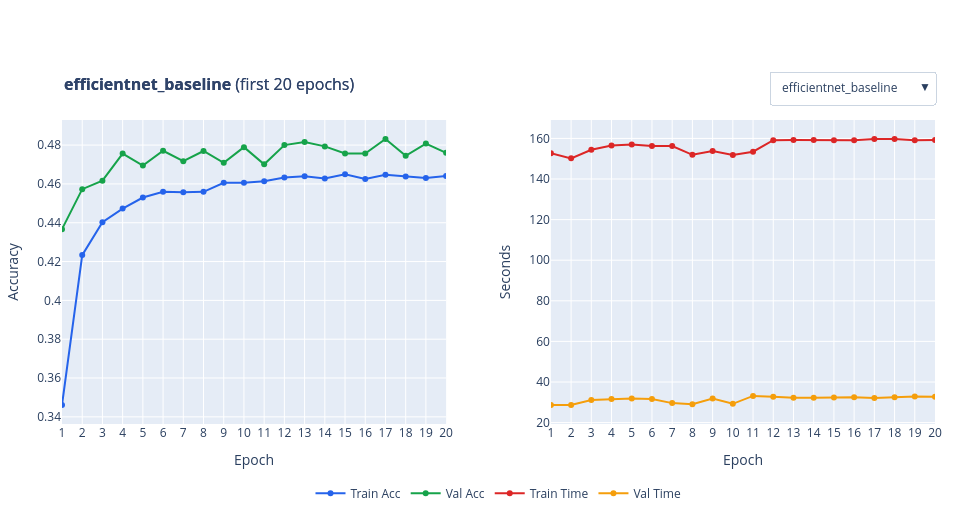
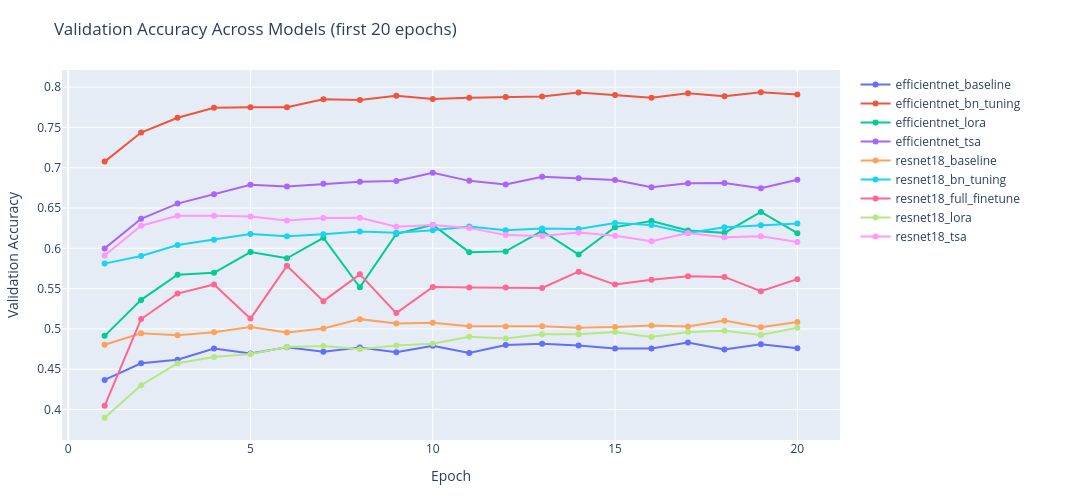
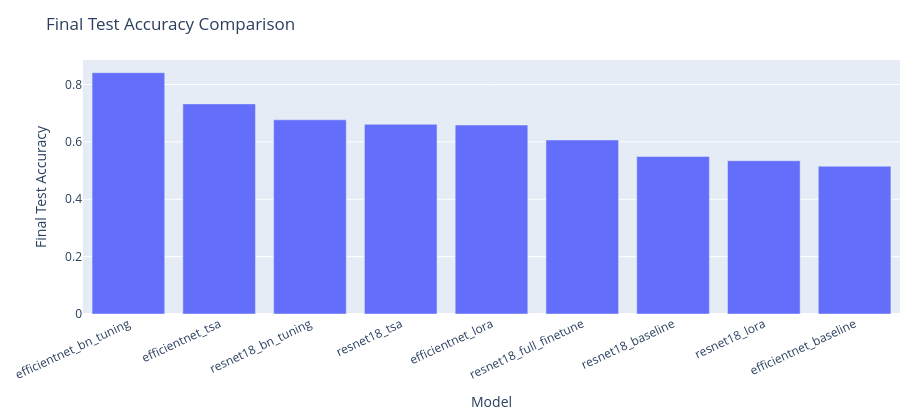

Notebook code cell kept with these figures, in order:
### Markdown cell above
## Step 3.5) Epoch Dynamics + Final Test Comparison

### Code cell
training_log_paths = [p for p in latest_df["training_run_log"].dropna().tolist() if Path(str(p)).exists()]
_ = show_model_epoch_dynamics_paginated_interactive(training_log_paths, max_epochs=20, page_size=1)
_ = plot_val_accuracy_all_models_interactive(training_log_paths, max_epochs=20)
_ = plot_final_test_accuracy_model_comparison_interactive(training_log_paths)

### Figure 1 — Plotly figure (JSON) as saved in the notebook; plotly's stock layout.template omitted (floating-point values rounded to 4 significant figures)
{"data": [{"legendgroup": "train_acc", "line": {"color": "#2563eb", "width": 2}, "marker": {"size": 6}, "mode": "lines+markers", "name": "Train Acc", "type": "scatter", "visible": true, "x": [1, 2, 3, 4, 5, 6, 7, 8, 9, 10, 11, 12, 13, 14, 15, 16, 17, 18, 19, 20], "xaxis": "x", "y": [0.3461, 0.4233, 0.4402, 0.4473, 0.453, 0.456, 0.4557, 0.4559, 0.4606, 0.4606, 0.4614, 0.4633, 0.4639, 0.4628, 0.465, 0.4626, 0.4647, 0.4639, 0.4631, 0.4641], "yaxis": "y"}, {"legendgroup": "val_acc", "line": {"color": "#16a34a", "width": 2}, "marker": {"size": 6}, "mode": "lines+markers", "name": "Val Acc", "type": "scatter", "visible": true, "x": [1, 2, 3, 4, 5, 6, 7, 8, 9, 10, 11, 12, 13, 14, 15, 16, 17, 18, 19, 20], "xaxis": "x", "y": [0.4367, 0.4573, 0.4617, 0.4756, 0.4694, 0.4771, 0.4717, 0.477, 0.4709, 0.4789, 0.4701, 0.48, 0.4816, 0.4793, 0.4756, 0.4756, 0.4832, 0.4745, 0.4808, 0.476], "yaxis": "y"}, {"legendgroup": "train_time", "line": {"color": "#dc2626", "width": 2}, "marker": {"size": 6}, "mode": "lines+markers", "name": "Train Time", "type": "scatter", "visible": true, "x": [1, 2, 3, 4, 5, 6, 7, 8, 9, 10, 11, 12, 13, 14, 15, 16, 17, 18, 19, 20], "xaxis": "x2", "y": [152.7, 150.2, 154.4, 156.5, 157.0, 156.3, 156.3, 151.9, 153.8, 151.8, 153.4, 159.1, 159.2, 159.3, 159.1, 159.1, 159.7, 159.7, 159.1, 159.2], "yaxis": "y2"}, {"legendgroup": "val_time", "line": {"color": "#f59e0b", "width": 2}, "marker": {"size": 6}, "mode": "lines+markers", "name": "Val Time", "type": "scatter", "visible": true, "x": [1, 2, 3, 4, 5, 6, 7, 8, 9, 10, 11, 12, 13, 14, 15, 16, 17, 18, 19, 20], "xaxis": "x2", "y": [28.72, 28.64, 31.16, 31.63, 31.81, 31.63, 29.59, 29.0, 31.81, 29.25, 33.15, 32.76, 32.21, 32.22, 32.37, 32.51, 32.15, 32.47, 32.9, 32.7], "yaxis": "y2"}, {"legendgroup": "train_acc", "line": {"color": "#2563eb", "width": 2}, "marker": {"size": 6}, "mode": "lines+markers", "name": "Train Acc", "type": "scatter", "visible": false, "x": [1, 2, 3, 4, 5, 6, 7, 8, 9, 10, 11, 12, 13, 14, 15, 16, 17, 18, 19, 20], "xaxis": "x", "y": [0.5571, 0.7071, 0.7487, 0.7724, 0.79, 0.8052, 0.8148, 0.823, 0.8311, 0.8367, 0.8427, 0.8457, 0.851, 0.8555, 0.8596, 0.8629, 0.8674, 0.8686, 0.8727, 0.8742], "yaxis": "y"}, {"legendgroup": "val_acc", "line": {"color": "#16a34a", "width": 2}, "marker": {"size": 6}, "mode": "lines+markers", "name": "Val Acc", "type": "scatter", "visible": false, "x": [1, 2, 3, 4, 5, 6, 7, 8, 9, 10, 11, 12, 13, 14, 15, 16, 17, 18, 19, 20], "xaxis": "x", "y": [0.7076, 0.7436, 0.762, 0.7744, 0.7749, 0.775, 0.785, 0.7842, 0.7893, 0.7852, 0.7868, 0.7879, 0.7883, 0.7933, 0.7904, 0.7869, 0.7923, 0.7886, 0.7937, 0.791], "yaxis": "y"}, {"legendgroup": "train_time", "line": {"color": "#dc2626", "width": 2}, "marker": {"size": 6}, "mode": "lines+markers", "name": "Train Time", "type": "scatter", "visible": false, "x": [1, 2, 3, 4, 5, 6, 7, 8, 9, 10, 11, 12, 13, 14, 15, 16, 17, 18, 19, 20], "xaxis": "x2", "y": [345.2, 343.6, 343.7, 343.4, 342.6, 343.4, 342.9, 342.9, 342.7, 343.2, 342.8, 342.9, 342.6, 342.1, 341.8, 342.4, 342.2, 342.1, 342.1, 342.4], "yaxis": "y2"}, {"legendgroup": "val_time", "line": {"color": "#f59e0b", "width": 2}, "marker": {"size": 6}, "mode": "lines+markers", "name": "Val Time", "type": "scatter", "visible": false, "x": [1, 2, 3, 4, 5, 6, 7, 8, 9, 10, 11, 12, 13, 14, 15, 16, 17, 18, 19, 20], "xaxis": "x2", "y": [29.38, 28.78, 27.12, 34.9, 27.94, 27.99, 27.91, 27.83, 27.95, 28.33, 28.13, 27.99, 27.12, 26.97, 27.08, 27.59, 27.59, 27.26, 27.38, 27.99], "yaxis": "y2"}, {"legendgroup": "train_acc", "line": {"color": "#2563eb", "width": 2}, "marker": {"size": 6}, "mode": "lines+markers", "name": "Train Acc", "type": "scatter", "visible": false, "x": [1, 2, 3, 4, 5, 6, 7, 8, 9, 10, 11, 12, 13, 14, 15, 16, 17, 18, 19, 20], "xaxis": "x", "y": [0.3157, 0.4609, 0.5021, 0.5278, 0.5393, 0.5518, 0.5577, 0.5633, 0.5751, 0.5773, 0.5806, 0.5844, 0.5888, 0.5944, 0.5925, 0.5975, 0.5962, 0.6004, 0.6064, 0.6064], "yaxis": "y"}, {"legendgroup": "val_acc", "line": {"color": "#16a34a", "width": 2}, "marker": {"size": 6}, "mode": "lines+markers", "name": "Val Acc", "type": "scatter", "visible": false, "x": [1, 2, 3, 4, 5, 6, 7, 8, 9, 10, 11, 12, 13, 14, 15, 16, 17, 18, 19, 20], "xaxis": "x", "y": [0.4914, 0.536, 0.5673, 0.5695, 0.5954, 0.5876, 0.6131, 0.5517, 0.6178, 0.629, 0.5952, 0.5962, 0.6215, 0.5922, 0.6263, 0.6339, 0.6222, 0.6191, 0.6451, 0.6187], "yaxis": "y"}, {"legendgroup": "train_time", "line": {"color": "#dc2626", "width": 2}, "marker": {"size": 6}, "mode": "lines+markers", "name": "Train Time", "type": "scatter", "visible": false, "x": [1, 2, 3, 4, 5, 6, 7, 8, 9, 10, 11, 12, 13, 14, 15, 16, 17, 18, 19, 20], "xaxis": "x2", "y": [245.6, 245.6, 246.0, 245.7, 245.6, 245.3, 245.6, 245.3, 245.4, 245.9, 245.6, 245.4, 245.4, 245.6, 246.4, 246.5, 241.9, 388.0, 285.7, 268.3], "yaxis": "y2"}, {"legendgroup": "val_time", "line": {"color": "#f59e0b", "width": 2}, "marker": {"size": 6}, "mode": "lines+markers", "name": "Val Time", "type": "scatter", "visible": false, "x": [1, 2, 3, 4, 5, 6, 7, 8, 9, 10, 11, 12, 13, 14, 15, 16, 17, 18, 19, 20], "xaxis": "x2", "y": [30.91, 34.16, 33.61, 33.48, 33.46, 33.48, 33.48, 33.53, 33.73, 33.6, 33.53, 33.68, 33.91, 33.67, 33.92, 31.98, 46.66, 30.99, 30.38, 31.48], "yaxis": "y2"}, {"legendgroup": "train_acc", "line": {"color": "#2563eb", "width": 2}, "marker": {"size": 6}, "mode": "lines+markers", "name": "Train Acc", "type": "scatter", "visible": false, "x": [1, 2, 3, 4, 5, 6, 7, 8, 9, 10, 11, 12, 13, 14, 15, 16, 17, 18, 19, 20], "xaxis": "x", "y": [0.4748, 0.6028, 0.6375, 0.6597, 0.6737, 0.6839, 0.6963, 0.6982, 0.7049, 0.7109, 0.7156, 0.7199, 0.7234, 0.7272, 0.73, 0.7319, 0.7338, 0.7379, 0.7412, 0.7428], "yaxis": "y"}, {"legendgroup": "val_acc", "line": {"color": "#16a34a", "width": 2}, "marker": {"size": 6}, "mode": "lines+markers", "name": "Val Acc", "type": "scatter", "visible": false, "x": [1, 2, 3, 4, 5, 6, 7, 8, 9, 10, 11, 12, 13, 14, 15, 16, 17, 18, 19, 20], "xaxis": "x", "y": [0.5999, 0.6366, 0.6554, 0.6669, 0.6788, 0.6766, 0.68, 0.6825, 0.6834, 0.6937, 0.6837, 0.6791, 0.6888, 0.687, 0.6849, 0.6759, 0.6807, 0.6809, 0.6745, 0.685], "yaxis": "y"}, {"legendgroup": "train_time", "line": {"color": "#dc2626", "width": 2}, "marker": {"size": 6}, "mode": "lines+markers", "name": "Train Time", "type": "scatter", "visible": false, "x": [1, 2, 3, 4, 5, 6, 7, 8, 9, 10, 11, 12, 13, 14, 15, 16, 17, 18, 19, 20], "xaxis": "x2", "y": [182.8, 181.8, 187.0, 187.8, 187.1, 187.9, 187.1, 187.1, 187.3, 187.3, 187.6, 188.5, 186.9, 187.8, 187.7, 189.6, 187.4, 186.7, 186.2, 307.7], "yaxis": "y2"}, {"legendgroup": "val_time", "line": {"color": "#f59e0b", "width": 2}, "marker": {"size": 6}, "mode": "lines+markers", "name": "Val Time", "type": "scatter", "visible": false, "x": [1, 2, 3, 4, 5, 6, 7, 8, 9, 10, 11, 12, 13, 14, 15, 16, 17, 18, 19, 20], "xaxis": "x2", "y": [27.3, 28.76, 28.73, 28.45, 28.6, 28.48, 28.6, 28.41, 28.84, 28.53, 28.76, 28.6, 29.02, 28.97, 28.91, 29.41, 28.93, 28.85, 28.8, 44.8], "yaxis": "y2"}, {"legendgroup": "train_acc", "line": {"color": "#2563eb", "width": 2}, "marker": {"size": 6}, "mode": "lines+markers", "name": "Train Acc", "type": "scatter", "visible": false, "x": [1, 2, 3, 4, 5, 6, 7, 8, 9, 10, 11, 12, 13, 14, 15, 16, 17, 18, 19, 20], "xaxis": "x", "y": [0.3775, 0.48, 0.5017, 0.5145, 0.5207, 0.5263, 0.5297, 0.5346, 0.5369, 0.5385, 0.5414, 0.5434, 0.5447, 0.5471, 0.5467, 0.5503, 0.5491, 0.5503, 0.5523, 0.5493], "yaxis": "y"}, {"legendgroup": "val_acc", "line": {"color": "#16a34a", "width": 2}, "marker": {"size": 6}, "mode": "lines+markers", "name": "Val Acc", "type": "scatter", "visible": false, "x": [1, 2, 3, 4, 5, 6, 7, 8, 9, 10, 11, 12, 13, 14, 15, 16, 17, 18, 19, 20], "xaxis": "x", "y": [0.4803, 0.4945, 0.492, 0.4957, 0.5024, 0.4954, 0.5006, 0.5121, 0.5065, 0.5076, 0.5032, 0.503, 0.5032, 0.5014, 0.5022, 0.5043, 0.5028, 0.5102, 0.5019, 0.5085], "yaxis": "y"}, {"legendgroup": "train_time", "line": {"color": "#dc2626", "width": 2}, "marker": {"size": 6}, "mode": "lines+markers", "name": "Train Time", "type": "scatter", "visible": false, "x": [1, 2, 3, 4, 5, 6, 7, 8, 9, 10, 11, 12, 13, 14, 15, 16, 17, 18, 19, 20], "xaxis": "x2", "y": [102.5, 92.28, 95.44, 89.19, 91.43, 93.92, 90.02, 90.19, 113.0, 119.6, 106.6, 90.58, 90.88, 116.2, 118.3, 120.4, 119.7, 119.4, 120.8, 117.6], "yaxis": "y2"}, {"legendgroup": "val_time", "line": {"color": "#f59e0b", "width": 2}, "marker": {"size": 6}, "mode": "lines+markers", "name": "Val Time", "type": "scatter", "visible": false, "x": [1, 2, 3, 4, 5, 6, 7, 8, 9, 10, 11, 12, 13, 14, 15, 16, 17, 18, 19, 20], "xaxis": "x2", "y": [23.97, 23.98, 22.79, 22.59, 22.55, 22.46, 22.4, 22.12, 28.45, 28.1, 22.45, 22.43, 22.2, 28.47, 28.62, 28.6, 28.13, 27.94, 27.96, 28.18], "yaxis": "y2"}, {"legendgroup": "train_acc", "line": {"color": "#2563eb", "width": 2}, "marker": {"size": 6}, "mode": "lines+markers", "name": "Train Acc", "type": "scatter", "visible": false, "x": [1, 2, 3, 4, 5, 6, 7, 8, 9, 10, 11, 12, 13, 14, 15, 16, 17, 18, 19, 20], "xaxis": "x", "y": [0.4632, 0.5764, 0.6003, 0.6181, 0.627, 0.6373, 0.644, 0.6499, 0.6557, 0.6611, 0.6662, 0.6687, 0.6698, 0.6747, 0.6775, 0.6782, 0.6842, 0.6852, 0.6866, 0.6877], "yaxis": "y"}, {"legendgroup": "val_acc", "line": {"color": "#16a34a", "width": 2}, "marker": {"size": 6}, "mode": "lines+markers", "name": "Val Acc", "type": "scatter", "visible": false, "x": [1, 2, 3, 4, 5, 6, 7, 8, 9, 10, 11, 12, 13, 14, 15, 16, 17, 18, 19, 20], "xaxis": "x", "y": [0.581, 0.5904, 0.6041, 0.6107, 0.6177, 0.6149, 0.6173, 0.621, 0.6191, 0.6223, 0.6272, 0.6224, 0.6244, 0.624, 0.6314, 0.6288, 0.6189, 0.626, 0.6285, 0.6306], "yaxis": "y"}, {"legendgroup": "train_time", "line": {"color": "#dc2626", "width": 2}, "marker": {"size": 6}, "mode": "lines+markers", "name": "Train Time", "type": "scatter", "visible": false, "x": [1, 2, 3, 4, 5, 6, 7, 8, 9, 10, 11, 12, 13, 14, 15, 16, 17, 18, 19, 20], "xaxis": "x2", "y": [115.3, 112.2, 112.5, 112.6, 112.0, 112.5, 112.5, 114.2, 116.2, 112.3, 113.4, 115.8, 115.8, 116.3, 115.3, 116.0, 115.7, 115.9, 115.6, 115.7], "yaxis": "y2"}, {"legendgroup": "val_time", "line": {"color": "#f59e0b", "width": 2}, "marker": {"size": 6}, "mode": "lines+markers", "name": "Val Time", "type": "scatter", "visible": false, "x": [1, 2, 3, 4, 5, 6, 7, 8, 9, 10, 11, 12, 13, 14, 15, 16, 17, 18, 19, 20], "xaxis": "x2", "y": [20.15, 19.52, 22.14, 18.67, 20.14, 19.42, 19.53, 24.53, 19.31, 19.08, 22.37, 22.34, 24.37, 22.84, 22.23, 22.72, 22.96, 22.96, 22.94, 22.92], "yaxis": "y2"}, {"legendgroup": "train_acc", "line": {"color": "#2563eb", "width": 2}, "marker": {"size": 6}, "mode": "lines+markers", "name": "Train Acc", "type": "scatter", "visible": false, "x": [1, 2, 3, 4, 5, 6, 7, 8, 9, 10, 11, 12, 13, 14, 15, 16, 17, 18, 19, 20], "xaxis": "x", "y": [0.3329, 0.5182, 0.6102, 0.6919, 0.7678, 0.8269, 0.8656, 0.8956, 0.9088, 0.9203, 0.9291, 0.9368, 0.9433, 0.9439, 0.951, 0.9536, 0.9562, 0.9599, 0.96, 0.9632], "yaxis": "y"}, {"legendgroup": "val_acc", "line": {"color": "#16a34a", "width": 2}, "marker": {"size": 6}, "mode": "lines+markers", "name": "Val Acc", "type": "scatter", "visible": false, "x": [1, 2, 3, 4, 5, 6, 7, 8, 9, 10, 11, 12, 13, 14, 15, 16, 17, 18, 19, 20], "xaxis": "x", "y": [0.4045, 0.5122, 0.5438, 0.5551, 0.5127, 0.5782, 0.5344, 0.5677, 0.5196, 0.5521, 0.5513, 0.5513, 0.5508, 0.571, 0.555, 0.5609, 0.5653, 0.5645, 0.5467, 0.5617], "yaxis": "y"}, {"legendgroup": "train_time", "line": {"color": "#dc2626", "width": 2}, "marker": {"size": 6}, "mode": "lines+markers", "name": "Train Time", "type": "scatter", "visible": false, "x": [1, 2, 3, 4, 5, 6, 7, 8, 9, 10, 11, 12, 13, 14, 15, 16, 17, 18, 19, 20], "xaxis": "x2", "y": [151.7, 147.2, 150.1, 148.8, 149.5, 149.0, 150.6, 147.7, 151.2, 150.3, 149.0, 148.5, 150.0, 150.7, 147.5, 149.2, 148.7, 151.0, 150.8, 148.0], "yaxis": "y2"}, {"legendgroup": "val_time", "line": {"color": "#f59e0b", "width": 2}, "marker": {"size": 6}, "mode": "lines+markers", "name": "Val Time", "type": "scatter", "visible": false, "x": [1, 2, 3, 4, 5, 6, 7, 8, 9, 10, 11, 12, 13, 14, 15, 16, 17, 18, 19, 20], "xaxis": "x2", "y": [20.6, 20.83, 20.62, 20.41, 20.26, 20.29, 20.42, 20.28, 20.41, 20.42, 20.69, 20.43, 20.3, 20.57, 20.22, 21.33, 20.14, 20.38, 20.47, 20.48], "yaxis": "y2"}, {"legendgroup": "train_acc", "line": {"color": "#2563eb", "width": 2}, "marker": {"size": 6}, "mode": "lines+markers", "name": "Train Acc", "type": "scatter", "visible": false, "x": [1, 2, 3, 4, 5, 6, 7, 8, 9, 10, 11, 12, 13, 14, 15, 16, 17, 18, 19, 20], "xaxis": "x", "y": [0.2837, 0.4029, 0.4323, 0.4477, 0.4584, 0.4673, 0.4728, 0.475, 0.479, 0.4813, 0.4855, 0.487, 0.4886, 0.4919, 0.4916, 0.4941, 0.4942, 0.4936, 0.4948, 0.4946], "yaxis": "y"}, {"legendgroup": "val_acc", "line": {"color": "#16a34a", "width": 2}, "marker": {"size": 6}, "mode": "lines+markers", "name": "Val Acc", "type": "scatter", "visible": false, "x": [1, 2, 3, 4, 5, 6, 7, 8, 9, 10, 11, 12, 13, 14, 15, 16, 17, 18, 19, 20], "xaxis": "x", "y": [0.3897, 0.4301, 0.4573, 0.4652, 0.4688, 0.4776, 0.4788, 0.4746, 0.4793, 0.4816, 0.4902, 0.4882, 0.4933, 0.4932, 0.496, 0.49, 0.496, 0.4976, 0.4925, 0.5015], "yaxis": "y"}, {"legendgroup": "train_time", "line": {"color": "#dc2626", "width": 2}, "marker": {"size": 6}, "mode": "lines+markers", "name": "Train Time", "type": "scatter", "visible": false, "x": [1, 2, 3, 4, 5, 6, 7, 8, 9, 10, 11, 12, 13, 14, 15, 16, 17, 18, 19, 20], "xaxis": "x2", "y": [97.52, 91.5, 91.2, 90.86, 91.77, 91.17, 91.68, 108.3, 91.87, 91.6, 91.09, 123.4, 102.9, 112.4, 111.3, 110.6, 102.6, 112.7, 109.1, 111.1], "yaxis": "y2"}, {"legendgroup": "val_time", "line": {"color": "#f59e0b", "width": 2}, "marker": {"size": 6}, "mode": "lines+markers", "name": "Val Time", "type": "scatter", "visible": false, "x": [1, 2, 3, 4, 5, 6, 7, 8, 9, 10, 11, 12, 13, 14, 15, 16, 17, 18, 19, 20], "xaxis": "x2", "y": [23.64, 22.92, 22.77, 22.67, 22.57, 22.87, 22.92, 25.71, 22.29, 22.67, 27.3, 28.59, 27.08, 27.19, 27.15, 26.87, 26.91, 27.13, 27.07, 26.66], "yaxis": "y2"}, {"legendgroup": "train_acc", "line": {"color": "#2563eb", "width": 2}, "marker": {"size": 6}, "mode": "lines+markers", "name": "Train Acc", "type": "scatter", "visible": false, "x": [1, 2, 3, 4, 5, 6, 7, 8, 9, 10, 11, 12, 13, 14, 15, 16, 17, 18, 19, 20], "xaxis": "x", "y": [0.495, 0.6267, 0.6709, 0.7008, 0.7257, 0.7477, 0.7662, 0.7817, 0.7933, 0.8048, 0.8161, 0.8246, 0.8323, 0.8408, 0.8456, 0.849, 0.8533, 0.8613, 0.8617, 0.8647], "yaxis": "y"}, {"legendgroup": "val_acc", "line": {"color": "#16a34a", "width": 2}, "marker": {"size": 6}, "mode": "lines+markers", "name": "Val Acc", "type": "scatter", "visible": false, "x": [1, 2, 3, 4, 5, 6, 7, 8, 9, 10, 11, 12, 13, 14, 15, 16, 17, 18, 19, 20], "xaxis": "x", "y": [0.591, 0.628, 0.6404, 0.6405, 0.6395, 0.6345, 0.6375, 0.638, 0.6268, 0.629, 0.6253, 0.6164, 0.6153, 0.6195, 0.6154, 0.6087, 0.6189, 0.6139, 0.6149, 0.6078], "yaxis": "y"}, {"legendgroup": "train_time", "line": {"color": "#dc2626", "width": 2}, "marker": {"size": 6}, "mode": "lines+markers", "name": "Train Time", "type": "scatter", "visible": false, "x": [1, 2, 3, 4, 5, 6, 7, 8, 9, 10, 11, 12, 13, 14, 15, 16, 17, 18, 19, 20], "xaxis": "x2", "y": [198.4, 92.77, 94.94, 220.7, 91.68, 92.5, 99.15, 132.0, 100.9, 94.46, 168.7, 91.11, 91.7, 115.0, 103.1, 105.5, 95.0, 94.2, 110.1, 123.4], "yaxis": "y2"}, {"legendgroup": "val_time", "line": {"color": "#f59e0b", "width": 2}, "marker": {"size": 6}, "mode": "lines+markers", "name": "Val Time", "type": "scatter", "visible": false, "x": [1, 2, 3, 4, 5, 6, 7, 8, 9, 10, 11, 12, 13, 14, 15, 16, 17, 18, 19, 20], "xaxis": "x2", "y": [23.36, 23.26, 23.03, 22.55, 22.97, 22.58, 23.16, 22.85, 23.47, 23.37, 22.93, 22.81, 23.46, 24.04, 24.2, 23.54, 23.2, 23.19, 29.3, 29.1], "yaxis": "y2"}], "layout": {"annotations": [{"font": {"color": "#2f4369", "size": 16}, "showarrow": false, "text": "<b>efficientnet_baseline</b> (first 20 epochs)", "x": 0, "xanchor": "left", "xref": "paper", "y": 1.16, "yanchor": "top", "yref": "paper"}, {"font": {"color": "#2f4369", "size": 16}, "showarrow": false, "text": "<b>efficientnet_baseline</b> (first 20 epochs)", "x": 0, "xanchor": "left", "xref": "paper", "y": 1.16, "yanchor": "top", "yref": "paper"}], "height": 520, "legend": {"orientation": "h", "x": 0.5, "xanchor": "center", "y": -0.18}, "margin": {"b": 95, "l": 55, "r": 25, "t": 120}, "title": {"text": ""}, "updatemenus": [{"bgcolor": "white", "bordercolor": "#cbd5e1", "borderwidth": 1, "buttons": [{"args": [{"visible": [true, true, true, true, false, false, false, false, false, false, false, false, false, false, false, false, false, false, false, false, false, false, false, false, false, false, false, false, false, false, false, false, false, false, false, false]}, {"annotations": [{"font": {"color": "#2f4369", "size": 16}, "showarrow": false, "text": "<b>efficientnet_baseline</b> (first 20 epochs)", "x": 0, "xanchor": "left", "xref": "paper", "y": 1.16, "yanchor": "top", "yref": "paper"}]}], "label": "efficientnet_baseline", "method": "update"}, {"args": [{"visible": [false, false, false, false, true, true, true, true, false, false, false, false, false, false, false, false, false, false, false, false, false, false, false, false, false, false, false, false, false, false, false, false, false, false, false, false]}, {"annotations": [{"font": {"color": "#2f4369", "size": 16}, "showarrow": false, "text": "<b>efficientnet_bn_tuning</b> (first 20 epochs)", "x": 0, "xanchor": "left", "xref": "paper", "y": 1.16, "yanchor": "top", "yref": "paper"}]}], "label": "efficientnet_bn_tuning", "method": "update"}, {"args": [{"visible": [false, false, false, false, false, false, false, false, true, true, true, true, false, false, false, false, false, false, false, false, false, false, false, false, false, false, false, false, false, false, false, false, false, false, false, false]}, {"annotations": [{"font": {"color": "#2f4369", "size": 16}, "showarrow": false, "text": "<b>efficientnet_lora</b> (first 20 epochs)", "x": 0, "xanchor": "left", "xref": "paper", "y": 1.16, "yanchor": "top", "yref": "paper"}]}], "label": "efficientnet_lora", "method": "update"}, {"args": [{"visible": [false, false, false, false, false, false, false, false, false, false, false, false, true, true, true, true, false, false, false, false, false, false, false, false, false, false, false, false, false, false, false, false, false, false, false, false]}, {"annotations": [{"font": {"color": "#2f4369", "size": 16}, "showarrow": false, "text": "<b>efficientnet_tsa</b> (first 20 epochs)", "x": 0, "xanchor": "left", "xref": "paper", "y": 1.16, "yanchor": "top", "yref": "paper"}]}], "label": "efficientnet_tsa", "method": "update"}, {"args": [{"visible": [false, false, false, false, false, false, false, false, false, false, false, false, false, false, false, false, true, true, true, true, false, false, false, false, false, false, false, false, false, false, false, false, false, false, false, false]}, {"annotations": [{"font": {"color": "#2f4369", "size": 16}, "showarrow": false, "text": "<b>resnet18_baseline</b> (first 20 epochs)", "x": 0, "xanchor": "left", "xref": "paper", "y": 1.16, "yanchor": "top", "yref": "paper"}]}], "label": "resnet18_baseline", "method": "update"}, {"args": [{"visible": [false, false, false, false, false, false, false, false, false, false, false, false, false, false, false, false, false, false, false, false, true, true, true, true, false, false, false, false, false, false, false, false, false, false, false, false]}, {"annotations": [{"font": {"color": "#2f4369", "size": 16}, "showarrow": false, "text": "<b>resnet18_bn_tuning</b> (first 20 epochs)", "x": 0, "xanchor": "left", "xref": "paper", "y": 1.16, "yanchor": "top", "yref": "paper"}]}], "label": "resnet18_bn_tuning", "method": "update"}, {"args": [{"visible": [false, false, false, false, false, false, false, false, false, false, false, false, false, false, false, false, false, false, false, false, false, false, false, false, true, true, true, true, false, false, false, false, false, false, false, false]}, {"annotations": [{"font": {"color": "#2f4369", "size": 16}, "showarrow": false, "text": "<b>resnet18_full_finetune</b> (first 20 epochs)", "x": 0, "xanchor": "left", "xref": "paper", "y": 1.16, "yanchor": "top", "yref": "paper"}]}], "label": "resnet18_full_finetune", "method": "update"}, {"args": [{"visible": [false, false, false, false, false, false, false, false, false, false, false, false, false, false, false, false, false, false, false, false, false, false, false, false, false, false, false, false, true, true, true, true, false, false, false, false]}, {"annotations": [{"font": {"color": "#2f4369", "size": 16}, "showarrow": false, "text": "<b>resnet18_lora</b> (first 20 epochs)", "x": 0, "xanchor": "left", "xref": "paper", "y": 1.16, "yanchor": "top", "yref": "paper"}]}], "label": "resnet18_lora", "method": "update"}, {"args": [{"visible": [false, false, false, false, false, false, false, false, false, false, false, false, false, false, false, false, false, false, false, false, false, false, false, false, false, false, false, false, false, false, false, false, true, true, true, true]}, {"annotations": [{"font": {"color": "#2f4369", "size": 16}, "showarrow": false, "text": "<b>resnet18_tsa</b> (first 20 epochs)", "x": 0, "xanchor": "left", "xref": "paper", "y": 1.16, "yanchor": "top", "yref": "paper"}]}], "label": "resnet18_tsa", "method": "update"}], "direction": "down", "pad": {"b": 0, "l": 0, "r": 0, "t": 0}, "showactive": true, "x": 1, "xanchor": "right", "y": 1.16, "yanchor": "top"}], "width": 960, "xaxis": {"anchor": "y", "domain": [0, 0.44], "dtick": 1, "range": [1, 20], "tickmode": "linear", "title": {"text": "Epoch"}}, "xaxis2": {"anchor": "y2", "domain": [0.56, 1], "dtick": 1, "range": [1, 20], "tickmode": "linear", "title": {"text": "Epoch"}}, "yaxis": {"anchor": "x", "domain": [0, 1], "title": {"text": "Accuracy"}}, "yaxis2": {"anchor": "x2", "domain": [0, 1], "title": {"text": "Seconds"}}}}

### Figure 2 — Plotly figure (JSON) as saved in the notebook; plotly's stock layout.template omitted (floating-point values rounded to 4 significant figures)
{"data": [{"hovertemplate": "model_name=efficientnet_baseline<br>epoch=%{x}<br>val_acc=%{y}<extra></extra>", "legendgroup": "efficientnet_baseline", "line": {"color": "#636efa", "dash": "solid", "width": 2}, "marker": {"size": 6, "symbol": "circle"}, "mode": "lines+markers", "name": "efficientnet_baseline", "orientation": "v", "showlegend": true, "type": "scatter", "x": [1, 2, 3, 4, 5, 6, 7, 8, 9, 10, 11, 12, 13, 14, 15, 16, 17, 18, 19, 20], "xaxis": "x", "y": [0.4367, 0.4573, 0.4617, 0.4756, 0.4694, 0.4771, 0.4717, 0.477, 0.4709, 0.4789, 0.4701, 0.48, 0.4816, 0.4793, 0.4756, 0.4756, 0.4832, 0.4745, 0.4808, 0.476], "yaxis": "y"}, {"hovertemplate": "model_name=efficientnet_bn_tuning<br>epoch=%{x}<br>val_acc=%{y}<extra></extra>", "legendgroup": "efficientnet_bn_tuning", "line": {"color": "#EF553B", "dash": "solid", "width": 2}, "marker": {"size": 6, "symbol": "circle"}, "mode": "lines+markers", "name": "efficientnet_bn_tuning", "orientation": "v", "showlegend": true, "type": "scatter", "x": [1, 2, 3, 4, 5, 6, 7, 8, 9, 10, 11, 12, 13, 14, 15, 16, 17, 18, 19, 20], "xaxis": "x", "y": [0.7076, 0.7436, 0.762, 0.7744, 0.7749, 0.775, 0.785, 0.7842, 0.7893, 0.7852, 0.7868, 0.7879, 0.7883, 0.7933, 0.7904, 0.7869, 0.7923, 0.7886, 0.7937, 0.791], "yaxis": "y"}, {"hovertemplate": "model_name=efficientnet_lora<br>epoch=%{x}<br>val_acc=%{y}<extra></extra>", "legendgroup": "efficientnet_lora", "line": {"color": "#00cc96", "dash": "solid", "width": 2}, "marker": {"size": 6, "symbol": "circle"}, "mode": "lines+markers", "name": "efficientnet_lora", "orientation": "v", "showlegend": true, "type": "scatter", "x": [1, 2, 3, 4, 5, 6, 7, 8, 9, 10, 11, 12, 13, 14, 15, 16, 17, 18, 19, 20], "xaxis": "x", "y": [0.4914, 0.536, 0.5673, 0.5695, 0.5954, 0.5876, 0.6131, 0.5517, 0.6178, 0.629, 0.5952, 0.5962, 0.6215, 0.5922, 0.6263, 0.6339, 0.6222, 0.6191, 0.6451, 0.6187], "yaxis": "y"}, {"hovertemplate": "model_name=efficientnet_tsa<br>epoch=%{x}<br>val_acc=%{y}<extra></extra>", "legendgroup": "efficientnet_tsa", "line": {"color": "#ab63fa", "dash": "solid", "width": 2}, "marker": {"size": 6, "symbol": "circle"}, "mode": "lines+markers", "name": "efficientnet_tsa", "orientation": "v", "showlegend": true, "type": "scatter", "x": [1, 2, 3, 4, 5, 6, 7, 8, 9, 10, 11, 12, 13, 14, 15, 16, 17, 18, 19, 20], "xaxis": "x", "y": [0.5999, 0.6366, 0.6554, 0.6669, 0.6788, 0.6766, 0.68, 0.6825, 0.6834, 0.6937, 0.6837, 0.6791, 0.6888, 0.687, 0.6849, 0.6759, 0.6807, 0.6809, 0.6745, 0.685], "yaxis": "y"}, {"hovertemplate": "model_name=resnet18_baseline<br>epoch=%{x}<br>val_acc=%{y}<extra></extra>", "legendgroup": "resnet18_baseline", "line": {"color": "#FFA15A", "dash": "solid", "width": 2}, "marker": {"size": 6, "symbol": "circle"}, "mode": "lines+markers", "name": "resnet18_baseline", "orientation": "v", "showlegend": true, "type": "scatter", "x": [1, 2, 3, 4, 5, 6, 7, 8, 9, 10, 11, 12, 13, 14, 15, 16, 17, 18, 19, 20], "xaxis": "x", "y": [0.4803, 0.4945, 0.492, 0.4957, 0.5024, 0.4954, 0.5006, 0.5121, 0.5065, 0.5076, 0.5032, 0.503, 0.5032, 0.5014, 0.5022, 0.5043, 0.5028, 0.5102, 0.5019, 0.5085], "yaxis": "y"}, {"hovertemplate": "model_name=resnet18_bn_tuning<br>epoch=%{x}<br>val_acc=%{y}<extra></extra>", "legendgroup": "resnet18_bn_tuning", "line": {"color": "#19d3f3", "dash": "solid", "width": 2}, "marker": {"size": 6, "symbol": "circle"}, "mode": "lines+markers", "name": "resnet18_bn_tuning", "orientation": "v", "showlegend": true, "type": "scatter", "x": [1, 2, 3, 4, 5, 6, 7, 8, 9, 10, 11, 12, 13, 14, 15, 16, 17, 18, 19, 20], "xaxis": "x", "y": [0.581, 0.5904, 0.6041, 0.6107, 0.6177, 0.6149, 0.6173, 0.621, 0.6191, 0.6223, 0.6272, 0.6224, 0.6244, 0.624, 0.6314, 0.6288, 0.6189, 0.626, 0.6285, 0.6306], "yaxis": "y"}, {"hovertemplate": "model_name=resnet18_full_finetune<br>epoch=%{x}<br>val_acc=%{y}<extra></extra>", "legendgroup": "resnet18_full_finetune", "line": {"color": "#FF6692", "dash": "solid", "width": 2}, "marker": {"size": 6, "symbol": "circle"}, "mode": "lines+markers", "name": "resnet18_full_finetune", "orientation": "v", "showlegend": true, "type": "scatter", "x": [1, 2, 3, 4, 5, 6, 7, 8, 9, 10, 11, 12, 13, 14, 15, 16, 17, 18, 19, 20], "xaxis": "x", "y": [0.4045, 0.5122, 0.5438, 0.5551, 0.5127, 0.5782, 0.5344, 0.5677, 0.5196, 0.5521, 0.5513, 0.5513, 0.5508, 0.571, 0.555, 0.5609, 0.5653, 0.5645, 0.5467, 0.5617], "yaxis": "y"}, {"hovertemplate": "model_name=resnet18_lora<br>epoch=%{x}<br>val_acc=%{y}<extra></extra>", "legendgroup": "resnet18_lora", "line": {"color": "#B6E880", "dash": "solid", "width": 2}, "marker": {"size": 6, "symbol": "circle"}, "mode": "lines+markers", "name": "resnet18_lora", "orientation": "v", "showlegend": true, "type": "scatter", "x": [1, 2, 3, 4, 5, 6, 7, 8, 9, 10, 11, 12, 13, 14, 15, 16, 17, 18, 19, 20], "xaxis": "x", "y": [0.3897, 0.4301, 0.4573, 0.4652, 0.4688, 0.4776, 0.4788, 0.4746, 0.4793, 0.4816, 0.4902, 0.4882, 0.4933, 0.4932, 0.496, 0.49, 0.496, 0.4976, 0.4925, 0.5015], "yaxis": "y"}, {"hovertemplate": "model_name=resnet18_tsa<br>epoch=%{x}<br>val_acc=%{y}<extra></extra>", "legendgroup": "resnet18_tsa", "line": {"color": "#FF97FF", "dash": "solid", "width": 2}, "marker": {"size": 6, "symbol": "circle"}, "mode": "lines+markers", "name": "resnet18_tsa", "orientation": "v", "showlegend": true, "type": "scatter", "x": [1, 2, 3, 4, 5, 6, 7, 8, 9, 10, 11, 12, 13, 14, 15, 16, 17, 18, 19, 20], "xaxis": "x", "y": [0.591, 0.628, 0.6404, 0.6405, 0.6395, 0.6345, 0.6375, 0.638, 0.6268, 0.629, 0.6253, 0.6164, 0.6153, 0.6195, 0.6154, 0.6087, 0.6189, 0.6139, 0.6149, 0.6078], "yaxis": "y"}], "layout": {"height": 500, "legend": {"font": {"size": 12}, "orientation": "v", "title": {"text": ""}, "tracegroupgap": 0, "x": 1.02, "xanchor": "left", "y": 1, "yanchor": "top"}, "margin": {"b": 60, "l": 60, "r": 240, "t": 70}, "title": {"text": "Validation Accuracy Across Models (first 20 epochs)"}, "width": 1080, "xaxis": {"anchor": "y", "domain": [0, 1], "title": {"text": "Epoch"}}, "yaxis": {"anchor": "x", "domain": [0, 1], "title": {"text": "Validation Accuracy"}}}}

### Figure 3 — Plotly figure (JSON) as saved in the notebook; plotly's stock layout.template omitted (floating-point values rounded to 4 significant figures)
{"data": [{"alignmentgroup": "True", "hovertemplate": "model_name=%{x}<br>final_test_acc=%{y}<extra></extra>", "legendgroup": "", "marker": {"color": "#636efa", "pattern": {"shape": ""}}, "name": "", "offsetgroup": "", "orientation": "v", "showlegend": false, "textposition": "auto", "type": "bar", "x": ["efficientnet_bn_tuning", "efficientnet_tsa", "resnet18_bn_tuning", "resnet18_tsa", "efficientnet_lora", "resnet18_full_finetune", "resnet18_baseline", "resnet18_lora", "efficientnet_baseline"], "xaxis": "x", "y": [0.8414, 0.7326, 0.6772, 0.6614, 0.6589, 0.6068, 0.5491, 0.5343, 0.5153], "yaxis": "y"}], "layout": {"barmode": "relative", "height": 420, "legend": {"tracegroupgap": 0}, "margin": {"b": 90, "l": 60, "r": 20, "t": 60}, "title": {"text": "Final Test Accuracy Comparison"}, "width": 920, "xaxis": {"anchor": "y", "domain": [0, 1], "tickangle": -25, "title": {"text": "Model"}}, "yaxis": {"anchor": "x", "domain": [0, 1], "title": {"text": "Final Test Accuracy"}}}}
